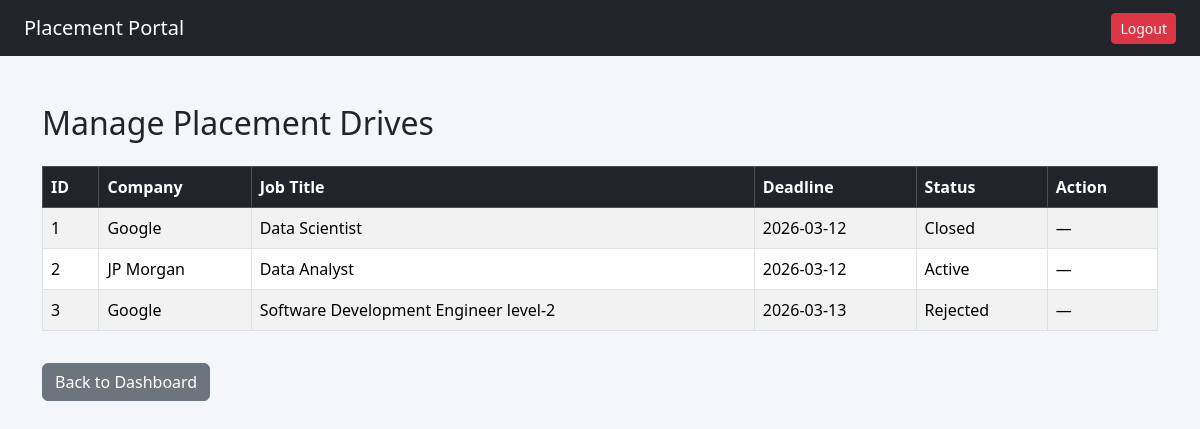
Before: /admin/drives (signed in) with the older database file.
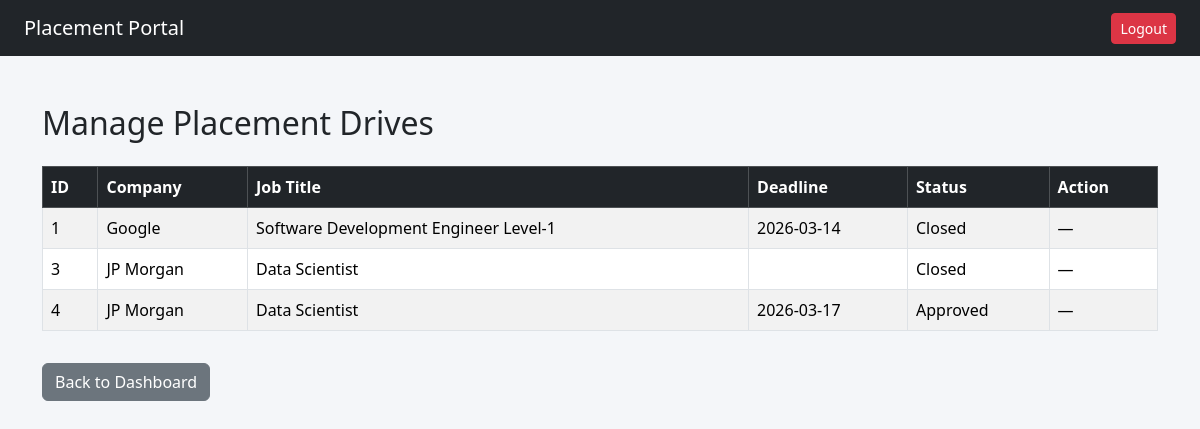
After: the same page with the newer database file.
### tables this page shows
CREATE TABLE placement_drive(
            id INTEGER PRIMARY KEY AUTOINCREMENT,
            company_id INTEGER,
            job_title TEXT NOT NULL,
            job_description TEXT,
            eligibility TEXT,
            deadline TEXT,
            status TEXT DEFAULT 'Pending',
            created_at TEXT,
            FOREIGN KEY(company_id) REFERENCES company(id)              
        );

CREATE TABLE company (
          id INTEGER PRIMARY KEY AUTOINCREMENT,
          name TEXT NOT NULL,
          email TEXT UNIQUE NOT NULL,
          password TEXT NOT NULL,
          hr_contact TEXT,
          website TEXT,
          approval_status TEXT DEFAULT 'Pending',
          is_active INTEGER DEFAULT 1,
          created_at TEXT          
        );

### app.py (the view)
@app.route('/admin/drives')
def manage_drives():
    if session.get('role') != 'admin':
        return redirect('/')
    conn = get_connection()
    cursor = conn.cursor()
    cursor.execute("""
        SELECT placement_drive.*, company.name as company_name
        FROM placement_drive
        JOIN company ON placement_drive.company_id = company.id
    """)
    drives = cursor.fetchall()
    conn.close()
    return render_template("admin/drives.html", drives=drives)

### database.py (called while the page is built)
def get_connection():
    conn = sqlite3.connect(DB_NAME)
    conn.row_factory = sqlite3.Row
    return conn

### templates/admin/drives.html
{% extends "base.html" %}
{% block content %}
<h2 class="mb-4">Manage Placement Drives</h2>
<table class="table table-bordered table-striped">
    <thead class="table-dark">
        <tr>
            <th>ID</th>
            <th>Company</th>
            <th>Job Title</th>
            <th>Deadline</th>
            <th>Status</th>
            <th>Action</th>
        </tr>
    </thead>
    <tbody>
        {% for drive in drives %}
        <tr>
            <td>{{ drive.id }}</td>
            <td>{{ drive.company_name }}</td>
            <td>{{ drive.job_title }}</td>
            <td>{{ drive.deadline }}</td>
            <td>{{ drive.status }}</td>
            <td>
                {% if drive.status == 'Pending Approval' or drive.status == 'Pending' %}
                <form action="/admin/approve-drive/{{ drive.id }}"
                      method="POST"
                      style="display:inline;">
                    <button class="btn btn-success btn-sm">
                        Approve
                    </button>
                </form>
                <form action="/admin/reject-drive/{{ drive.id }}"
                      method="POST"
                      style="display:inline;">
                    <button class="btn btn-danger btn-sm">
                        Reject
                    </button>
                </form>
                {% else %}
                    —
                {% endif %}
            </td>
        </tr>
        {% endfor %}
    </tbody>
</table>
<a href="/admin/dashboard" class="btn btn-secondary mt-3">
    Back to Dashboard
</a>
{% endblock %}

Changed rows visible on the page:
removed placement_drive: id "2", company_name "JP Morgan", job_title "Data Analyst", deadline "2026-03-12", status "Active"
changed placement_drive "Google": job_title "Data Scientist" → "Software Development Engineer Level-1"; deadline "2026-03-12" → "2026-03-14"
changed placement_drive id 3: company_name "Google" → "JP Morgan"; job_title "Software Development Engineer level-2" → "Data Scientist"; status "Rejected" → "Closed"; deadline "2026-03-13" → (not shown)
added placement_drive: id "4", company_name "JP Morgan", job_title "Data Scientist", deadline "2026-03-17", status "Approved"
